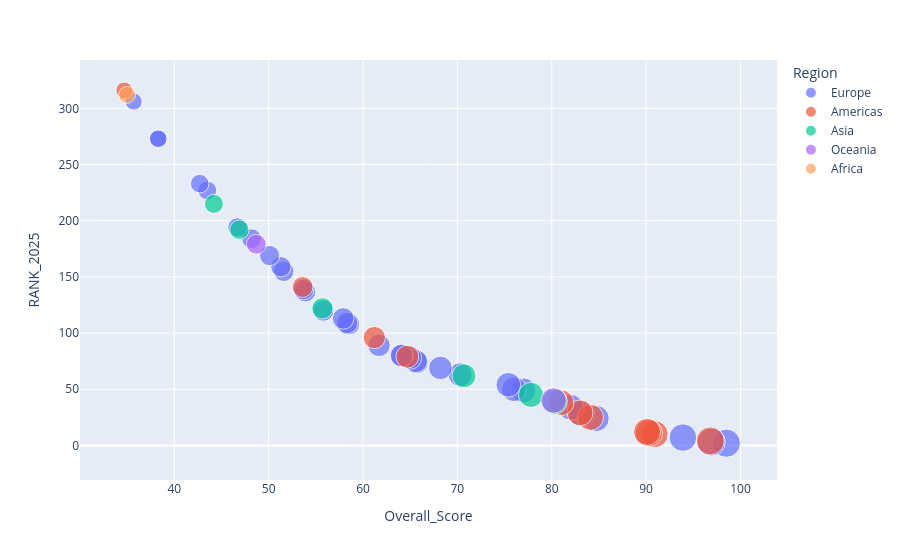

Here is the notebook cell this chart was saved with:
### Markdown cell above
Q14. Multi-variable Visualization
Create Plotly scatter:


X → Score


Y → Rank


Color → Region


Size → Score


Derive 2–3 insights.

### Code cell
xp.scatter(file,x=file['Overall_Score'],y=file['RANK_2025'],color='Region',size='Overall_Score')

### Figure 1 — Plotly figure (JSON) as saved in the notebook; plotly's stock layout.template omitted (floating-point values rounded to 4 significant figures)
{"data": [{"hovertemplate": "Region=Europe<br>Overall_Score=%{marker.size}<br>RANK_2025=%{y}<extra></extra>", "legendgroup": "Europe", "marker": {"color": "#636efa", "size": [98.5, 96.9, 93.9, 84.7, 83.2, 82.0, 77.0, 76.0, 75.4, 70.3, 68.2, 65.7, 65.6, 65.0, 64.1, 64.1, 61.7, 58.5, 58.3, 57.9, 55.8, 53.9, 53.7, 51.6, 51.3, 50.1, 48.2, 46.7, 43.5, 42.7, 38.3, 38.3, 35.7], "sizemode": "area", "sizeref": 0.2462, "symbol": "circle"}, "mode": "markers", "name": "Europe", "orientation": "v", "showlegend": true, "type": "scatter", "x": [98.5, 96.9, 93.9, 84.7, 83.2, 82.0, 77.0, 76.0, 75.4, 70.3, 68.2, 65.7, 65.6, 65.0, 64.1, 64.1, 61.7, 58.5, 58.3, 57.9, 55.8, 53.9, 53.7, 51.6, 51.3, 50.1, 48.2, 46.7, 43.5, 42.7, 38.3, 38.3, 35.7], "xaxis": "x", "y": [2, 3, 7, 24, 28, 34, 49, 50, 54, 63, 69, 74, 75, 78, 80, 80, 89, 108, 109, 113, 120, 137, 139, 155, 159, 169, 184, 194, 227, 233, 273, 273, 306], "yaxis": "y"}, {"hovertemplate": "Region=Americas<br>Overall_Score=%{marker.size}<br>RANK_2025=%{y}<extra></extra>", "legendgroup": "Americas", "marker": {"color": "#EF553B", "size": [96.8, 90.9, 90.3, 90.1, 84.1, 83.0, 81.0, 64.7, 61.2, 53.6, 34.7], "sizemode": "area", "sizeref": 0.2462, "symbol": "circle"}, "mode": "markers", "name": "Americas", "orientation": "v", "showlegend": true, "type": "scatter", "x": [96.8, 90.9, 90.3, 90.1, 84.1, 83.0, 81.0, 64.7, 61.2, 53.6, 34.7], "xaxis": "x", "y": [4, 10, 11, 12, 25, 29, 38, 79, 96, 141, 316], "yaxis": "y"}, {"hovertemplate": "Region=Asia<br>Overall_Score=%{marker.size}<br>RANK_2025=%{y}<extra></extra>", "legendgroup": "Asia", "marker": {"color": "#00cc96", "size": [80.3, 77.8, 70.7, 55.7, 46.9, 44.2], "sizemode": "area", "sizeref": 0.2462, "symbol": "circle"}, "mode": "markers", "name": "Asia", "orientation": "v", "showlegend": true, "type": "scatter", "x": [80.3, 77.8, 70.7, 55.7, 46.9, 44.2], "xaxis": "x", "y": [39, 45, 62, 122, 192, 215], "yaxis": "y"}, {"hovertemplate": "Region=Oceania<br>Overall_Score=%{marker.size}<br>RANK_2025=%{y}<extra></extra>", "legendgroup": "Oceania", "marker": {"color": "#ab63fa", "size": [80.2, 48.7], "sizemode": "area", "sizeref": 0.2462, "symbol": "circle"}, "mode": "markers", "name": "Oceania", "orientation": "v", "showlegend": true, "type": "scatter", "x": [80.2, 48.7], "xaxis": "x", "y": [40, 179], "yaxis": "y"}, {"hovertemplate": "Region=Africa<br>Overall_Score=%{marker.size}<br>RANK_2025=%{y}<extra></extra>", "legendgroup": "Africa", "marker": {"color": "#FFA15A", "size": [35.0], "sizemode": "area", "sizeref": 0.2462, "symbol": "circle"}, "mode": "markers", "name": "Africa", "orientation": "v", "showlegend": true, "type": "scatter", "x": [35.0], "xaxis": "x", "y": [312], "yaxis": "y"}], "layout": {"legend": {"itemsizing": "constant", "title": {"text": "Region"}, "tracegroupgap": 0}, "margin": {"t": 60}, "xaxis": {"anchor": "y", "domain": [0, 1], "title": {"text": "Overall_Score"}}, "yaxis": {"anchor": "x", "domain": [0, 1], "title": {"text": "RANK_2025"}}}}
